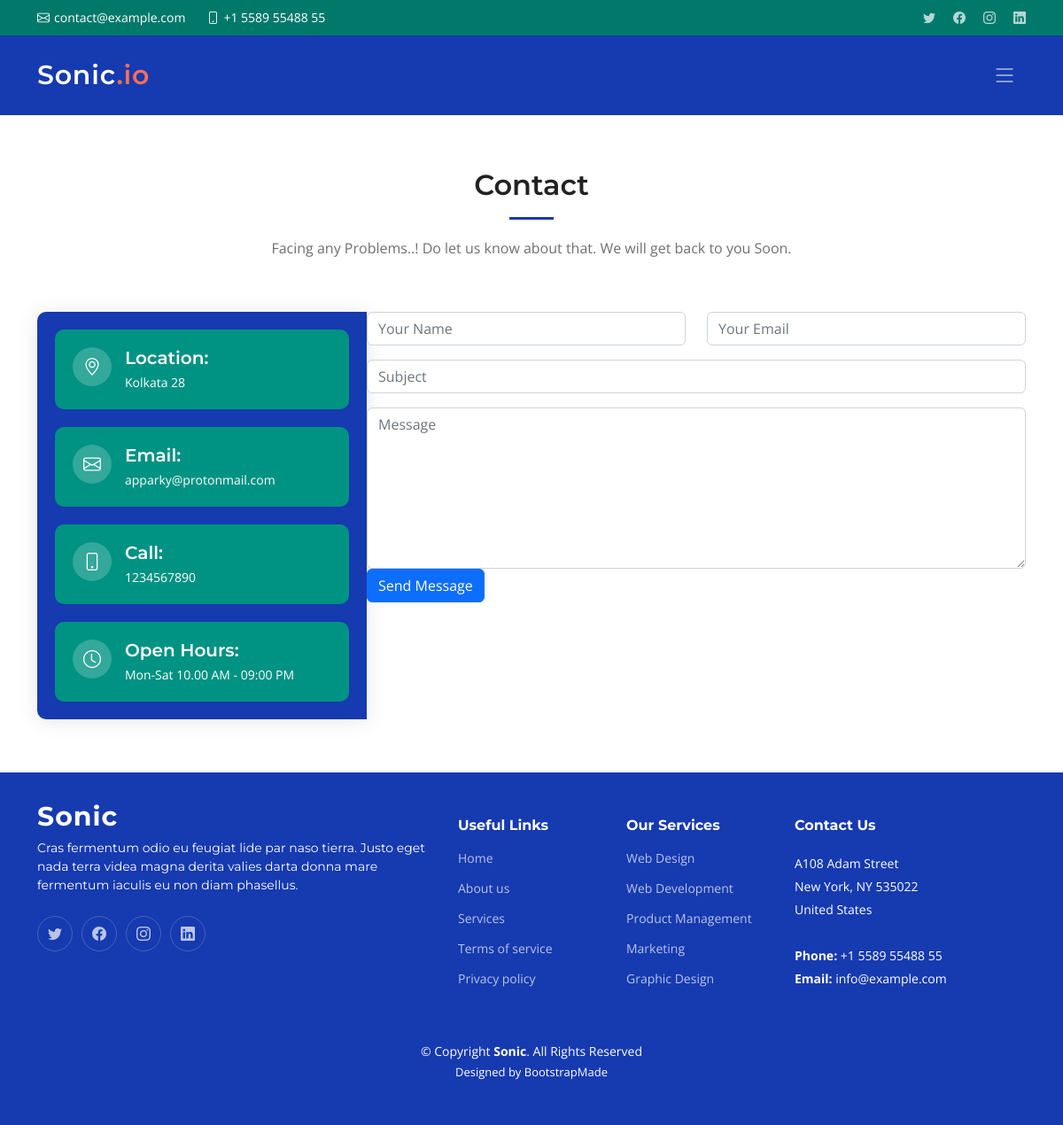
The app's page /contact with its own data.
### myService/models.py (models this page shows, shortened)
class Contact_Header_and_Info(models.Model):
    locations = (
        ('Kolkata 28', 'Kolkata 28'),
        ('Berhampore, Murshidabad', 'Berhampore, Murshidabad')
    )
    emails = (
        ('apparky@protonmail.com', 'apparky@protonmain.com'),
        ('appariun.connect@gmail.com', 'appariun.connect@gmail.com')
    )
    contacts = (
        ('1234567890', '1234567890'),
        ('0987654321', '0987654321')
    )
    opening_hours = (
        ('Mon-Sat 10.00 AM - 09:00 PM', 'Mon-Sat 10.00 AM - 09:00 PM'),
        ('Sun-Sat 8.00 AM - 11:00 PM', 'Sun-Sat 8.00 AM - 11:00 PM')
    )
    Header = models.TextField(null=True, blank=True, default=None, help_text='Put Contact Header Here')
    location = models.CharField(max_length=30, choices=locations, null=True, blank=True, default=None, help_text='Put Location Here')
    email = models.EmailField(null=True, choices=emails, blank=True, default=None, help_text='Enter Your email as "your@email.com"')
    contact = models.CharField(max_length=100, choices=contacts, null=True, blank=True, default=None, help_text='Enter your Contact No.')
    opening_hour = models.CharField(max_length=200, choices=opening_hours, null=True, blank=True, default=None, help_text='Ex. Mon-Sat 10.00 AM - 09:00 PM')
    status = models.BooleanField(null=False, blank=False, default=False)

### myService/views.py (the view, shortened to what this page needs)
# urls.py: path('contact', views.contact_us, name='contact'),
def contact_us(request):
    contact_header_info = Contact_Header_and_Info.objects.filter(status=1)
    return render(request, 'contact.html', {'header_info': contact_header_info})

### templates/contact.html (shortened to what this page needs)
{% extends 'base.html' %}
{% block BodyContent %}
    <section id="contact" class="contact">
      {% for header in header_info %}
        <div class="container" data-aos="fade-up">
          <div class="section-header">
            <h2>Contact</h2>
            <p>{{ header.Header }}</p>
          </div>
          <div class="row gx-lg-0 gy-4">
            <div class="col-lg-4">
              <div class="info-container d-flex flex-column align-items-center justify-content-center">
                <div class="info-item d-flex">
                  <i class="bi bi-geo-alt flex-shrink-0"></i>
                  <div>
                    <h4>Location:</h4>
                    <p>{{ header.location }}</p>
                  </div>
                </div>
                <div class="info-item d-flex">
                  <i class="bi bi-envelope flex-shrink-0"></i>
                  <div>
                    <h4>Email:</h4>
                    <p>{{ header.email }}</p>
                  </div>
                </div>
                <div class="info-item d-flex">
                  <i class="bi bi-phone flex-shrink-0"></i>
                  <div>
                    <h4>Call:</h4>
                    <p>{{ header.contact }}</p>
                  </div>
                </div>
                <div class="info-item d-flex">
                  <i class="bi bi-clock flex-shrink-0"></i>
                  <div>
                    <h4>Open Hours:</h4>
                    <p>{{ header.opening_hour }}</p>
                  </div>
                </div>
              </div>
            </div>
            <div class="col-lg-8">
              <form method="post" id="contactForm" name="contactForm" role="form" class="contactForm" enctype='multipart/form-data'>
                <div class="row">
                  <div class="col-md-6 form-group">
                    <input type="text" name="name" class="form-control" id="name" placeholder="Your Name" required>
                  </div>
                  <div class="col-md-6 form-group mt-3 mt-md-0">
                    <input type="email" class="form-control" name="email" id="email" placeholder="Your Email" required>
                  </div>
                </div>
                <div class="form-group mt-3">
                  <input type="text" class="form-control" name="subject" id="subject" placeholder="Subject" required>
                </div>
                <div class="form-group mt-3">
                  <textarea class="form-control" name="message" rows="7" placeholder="Message" required></textarea>
                </div>
                <div class="col-md-12">
                  <div class="form-group">
                    <input type="submit" value="Send Message" class="btn btn-primary">
                  </div>
                </div>
              </form>
            </div>
          </div>
        </div>
      {% endfor %}
    </section>
{% endblock BodyContent %}

### static/css/main.css (style rules this page uses)
:root { --font-default: "Open Sans", system-ui, -apple-system, "Segoe UI", Roboto, "Helvetica Neue", Arial, "Noto Sans", "Liberation Sans", sans-serif, "Apple Color Emoji", "Segoe UI Emoji", "Segoe UI Symbol", "Noto Color Emoji"; --font-primary: "Montserrat", sans-serif; --font-secondary: "Poppins", sans-serif; }
:root { --color-default: #222222; --color-primary: #163aaf; --color-secondary: #f85a40; }
:root { scroll-behavior: smooth; }
body { font-family: var(--font-default); color: var(--color-default); }
h1, h2, h3, h4, h5, h6 { font-family: var(--font-primary); }
section { padding: 60px 0; overflow: hidden; }
.section-header { text-align: center; padding-bottom: 60px; }
.section-header h2 { font-size: 32px; font-weight: 600; margin-bottom: 20px; padding-bottom: 20px; position: relative; }
.section-header h2:after { content: ""; position: absolute; display: block; width: 50px; height: 3px; background: var(--color-primary); left: 0; right: 0; bottom: 0; margin: auto; }
.section-header p { margin-bottom: 0; color: #6f6f6f; }
section { scroll-margin-top: 70px; }
.contact .info-container { background-color: var(--color-primary); height: 100%; padding: 20px; border-radius: 10px 0 0 10px; box-shadow: 0px 2px 25px rgba(0, 0, 0, 0.1); }
.contact .info-item { width: 100%; background-color: #009282; margin-bottom: 20px; padding: 20px; border-radius: 10px; color: #fff; }
.contact .info-item:last-child { margin-bottom: 0; }
.contact .info-item i { font-size: 20px; color: #fff; float: left; width: 44px; height: 44px; background-color: rgba(255, 255, 255, 0.2); display: flex; justify-content: center; align-items: center; border-radius: 50px; transition: all 0.3s ease-in-out; margin-right: 15px; }
.contact .info-item h4 { padding: 0; font-size: 20px; font-weight: 600; margin-bottom: 5px; }
.contact .info-item p { padding: 0; margin-bottom: 0; font-size: 14px; }

### records on screen
Contact_Header_and_Info: Header "Facing any Problems..! Do let us know about that. We will get back to you Soon.", location "Kolkata 28", email "apparky@protonmail.com", contact "1234567890", opening_hour "Mon-Sat 10.00 AM - 09:00 PM"
